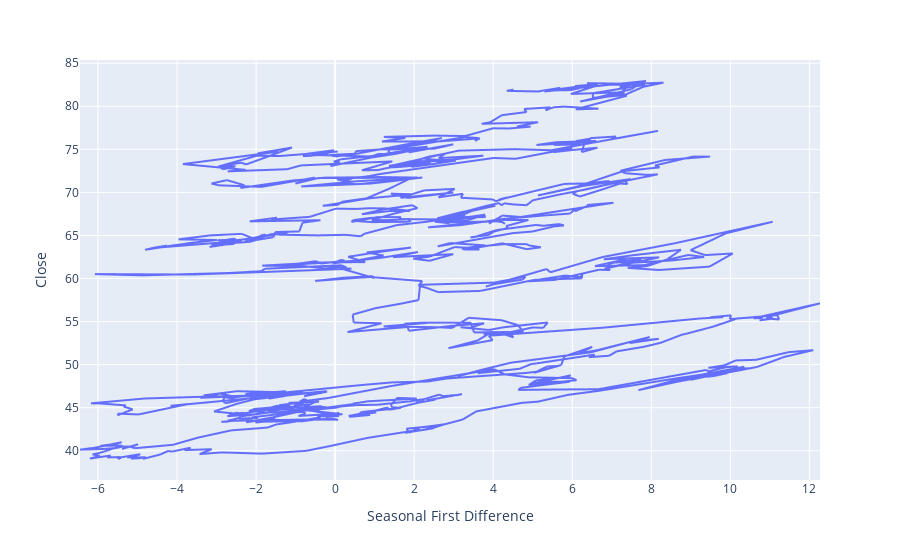

The notebook cell saved with this chart:
### Code cell
figure = px.line(data, x="Seasonal First Difference", 
                 y="Close", 
                 )
figure.show()

### Figure 1 — Plotly figure (JSON) as saved in the notebook; plotly's stock layout.template omitted (floating-point values rounded to 4 significant figures; data arrays with more than 128 entries replaced by an {"elided": "..."} marker saying what was removed)
{"data": [{"hovertemplate": "Seasonal First Difference=%{x}<br>Close=%{y}<extra></extra>", "legendgroup": "", "line": {"color": "#636efa", "dash": "solid"}, "marker": {"symbol": "circle"}, "mode": "lines", "name": "", "showlegend": false, "type": "scattergl", "x": {"elided": "1013 float values"}, "xaxis": "x", "y": {"elided": "1013 float values"}, "yaxis": "y"}], "layout": {"legend": {"tracegroupgap": 0}, "margin": {"t": 60}, "xaxis": {"anchor": "y", "domain": [0, 1], "title": {"text": "Seasonal First Difference"}}, "yaxis": {"anchor": "x", "domain": [0, 1], "title": {"text": "Close"}}}}
